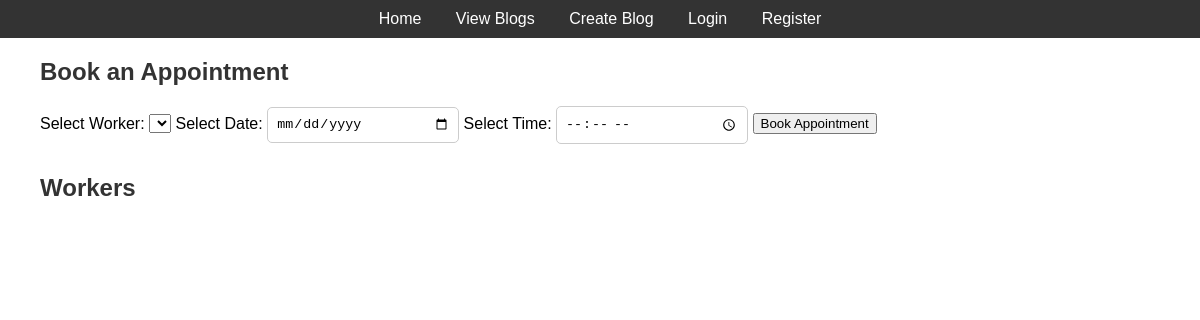
The app's page /shops/1, older data.
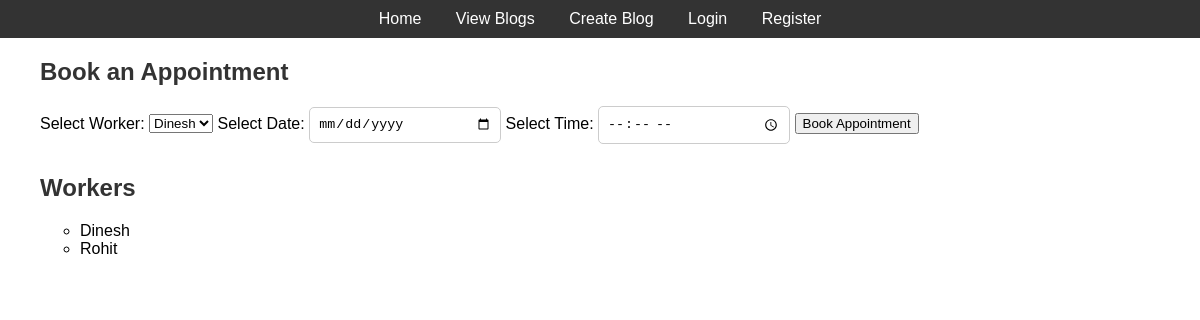
The same page, newer data.
### models.py (models this page shows)
class Worker(Base):
    __tablename__ = "workers"
    id = Column(Integer, primary_key=True, index=True)
    user_id = Column(Integer, ForeignKey("users.id"))
    shop_id = Column(Integer, ForeignKey("shops.id"))
    user = relationship("User", backref="worker_shops")
    shop = relationship("Shop", back_populates="workers")

class User(Base):
    __tablename__ = "users"
    id = Column(Integer, primary_key=True, index=True)
    username = Column(String, unique=True, index=True)
    hashed_password = Column(String)

### routers/shop.py (the view)
@router.get("/{shop_id}")
def shop_detail(request: Request, shop_id: int, db: Session = Depends(get_db)):
    shop = db.query(Shop).filter(Shop.id == shop_id).first()
    users = db.query(User).all()  # Fetch all users for the dropdown
    user = request.session.get("user")
    return templates.TemplateResponse("shop_detail.html", {"request": request, "shop": shop, "current_user": user, "users": users})

### templates/shop_detail.html (shortened to what this page needs)
{% extends "base.html" %}
{% block content %}
<link rel="stylesheet" href="{{ url_for('static', path='css/styles.css') }}">
<ul>
<h2>Book an Appointment</h2>
<form method="post" action="/shops/{{ shop.id }}/book_appointment">
    <label for="worker">Select Worker:</label>
    <select name="worker_id">
        {% for worker in shop.workers %}
            <option value="{{ worker.id }}">{{ worker.user.username }}</option>
        {% endfor %}
    </select>
    <label for="date">Select Date:</label>
    <input type="date" name="date" required>
    <label for="time">Select Time:</label>
    <input type="time" name="time" required>
    <button type="submit">Book Appointment</button>
</form>
<h2>Workers</h2>
<ul>
    {% for worker in shop.workers %}
        <li>{{ worker.user.username }}</li>
    {% endfor %}
</ul>
</ul>
{% endblock %}

### templates/base.html (shortened to what this page needs)
<!DOCTYPE html>
<html>
<head>
    <link rel="stylesheet" href="/static/css/styles_head.css">
</head>
<body>
    <nav>
        <a href="/">Home</a>
        <a href="/blogs/">View Blogs</a>
        <a href="/blogs/create">Create Blog</a>
        {% if request.session.get("user") %}
            <a href="/shops">View Shops</a>
            <a href="/auth/profile">Profile</a>
            <a href="/auth/logout">Logout</a>
        {% else %}
            <a href="/auth/login">Login</a>
            <a href="/auth/register">Register</a>
        {% endif %}
    </nav>
    <div>
        {% block content %}{% endblock %}
    </div>
</body>
</html>

### static/css/styles_head.css (style rules this page uses)
body { font-family: Arial, sans-serif; margin: 0; padding: 0; }
nav { background-color: #333; color: white; padding: 10px; text-align: center; }
nav a { color: white; margin: 0 15px; text-decoration: none; }
h1, h2 { color: #333; }
form { margin: 20px 0; }

### static/css/styles.css (style rules this page uses)
input { width: 15%; padding: 8px; margin-bottom: 10px; border: 1px solid #ccc; border-radius: 5px; }

Row changes from the older to the newer data that the page shows:
added Worker: user.username "Dinesh"
added Worker: user.username "Rohit"
Text that changed along with them:
form field worker_id: (not shown) → "Dinesh"
